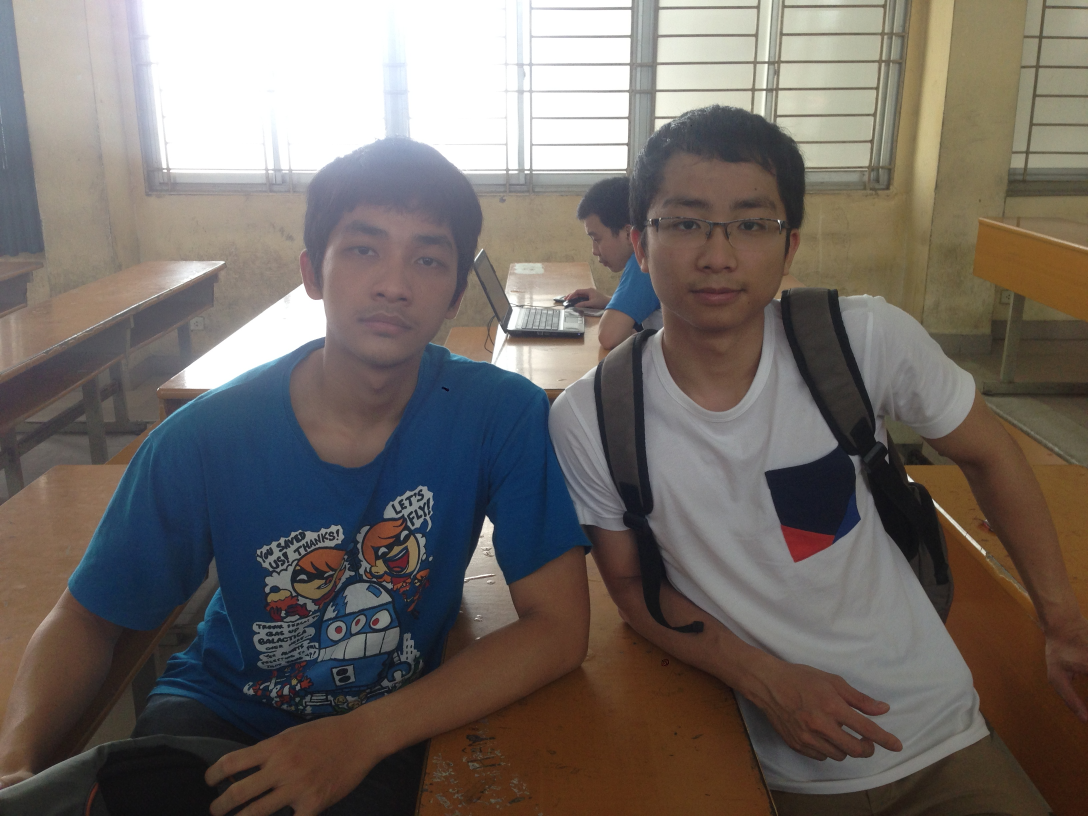
#> input picture Face Recognition/test_images/g1.JPG, 3264 x 2448 px (shown at 1/3 size)
$ python -i face_recognition.py   (imports and definitions only)
#> lines starting #> are read from the running program, lines starting #| are printed output that depends on the picture
import cv2
import numpy
from create_csv import create_csv
import imutils


# read file csv
def readFileNames(file_name):
    try:
        inFile = open(file_name)
    except:
        raise IOError('There is no file named path_to_created_csv_file.csv in current directory.')

    picPath = []
    picIndex = []

    for line in inFile.readlines():
        if line != '':
            fields = line.rstrip().split(';')
            img = cv2.imread(fields[0], 0)
            img_resize = cv2.resize(img, (100, 100))
            # img_resize = cv2.equalizeHist(img_resize)
            picPath.append(img_resize)
            picIndex.append(int(fields[1]))
    return picPath, picIndex


def training():
    # create csv_file at.txt
    labelsInfo = create_csv("at", "at.txt")

    print("Start training..........")
    images, labels = readFileNames("at.txt")
    model.train(images, numpy.array(labels))
    for i in range(len(labelsInfo)):
        model.setLabelInfo(i, labelsInfo[i])
    model.save(file_yml)
    print("Training Finished")
    return model


face_cascade = cv2.CascadeClassifier("../data/haarcascades/haarcascade_frontalface_default.xml")


def predict(type_predict):
#> called with type_predict = 'test_images/g1.JPG'
    video_capture = cv2.VideoCapture(0)
    it = 0
    while True:
        if type_predict == "camera":
            ret, frame = video_capture.read()
        else:
            frame = cv2.imread(type_predict, 1)
#> frame is the input picture: shape (2448, 3264, 3); mean B, G, R 101.8, 106.6, 113.8
        frame = imutils.resize(frame, width=600)
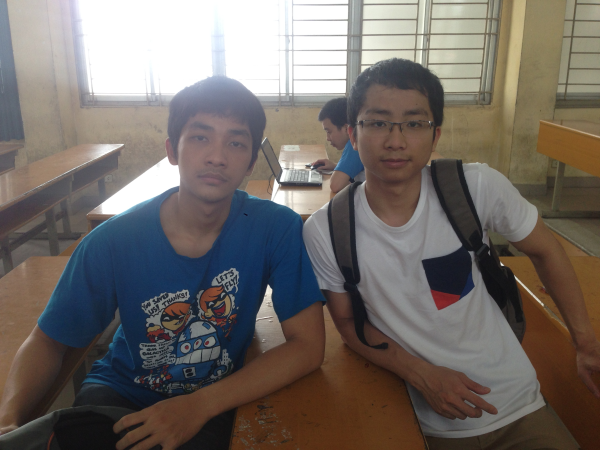
#> frame: shape (450, 600, 3); mean B, G, R 101.8, 106.6, 113.8
        gray = cv2.cvtColor(frame, cv2.COLOR_BGR2GRAY)
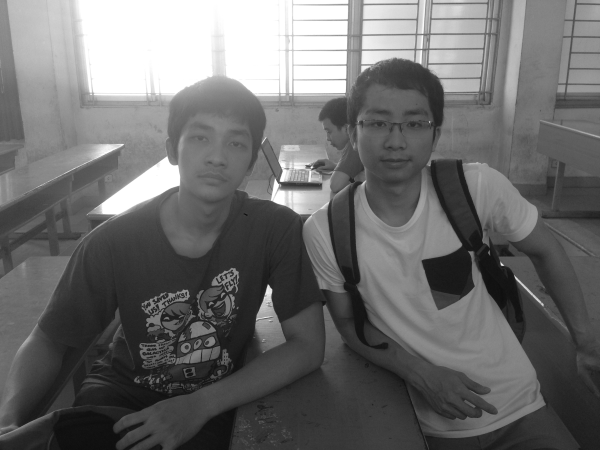
#> gray: shape (450, 600); min 13, max 255, mean 108.2
        # gray = cv2.equalizeHist(gray)
        faces = face_cascade.detectMultiScale(
            gray,
            scaleFactor=1.1,
            minNeighbors=5,
            minSize=(30, 30),
        )
#> faces = [[177, 110, 85, 85], [350, 87, 95, 95]]
        for (x, y, w, h) in faces:
            # resize face detect
            face = gray[y:y + h, x:x + w]
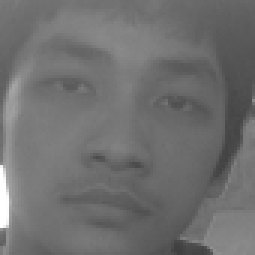
#> face: shape (85, 85) (shown 3 times larger); min 63, max 255, mean 111.4
            face_resized = cv2.resize(face, (100, 100), 1.0, cv2.INTER_CUBIC)
#> (the run stopped early here; a loop or call above may not have finished)
